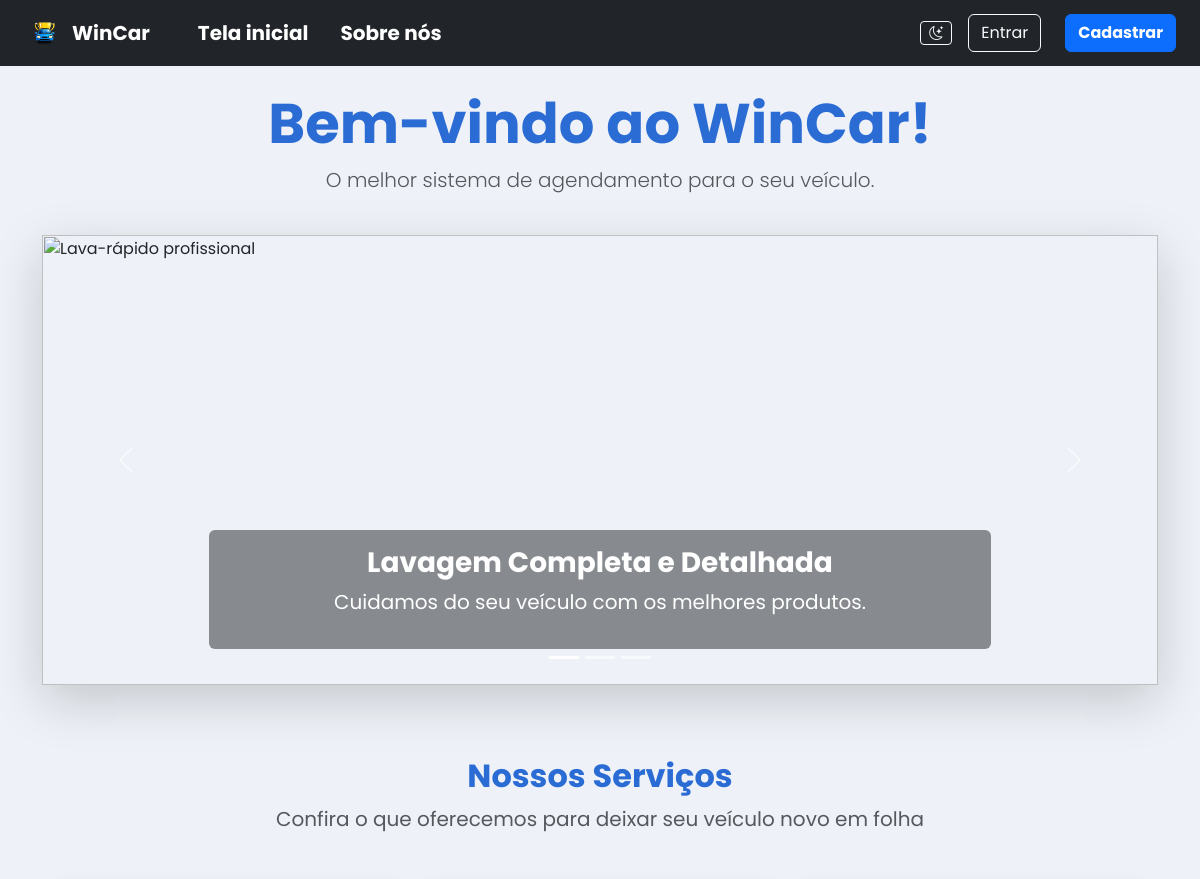
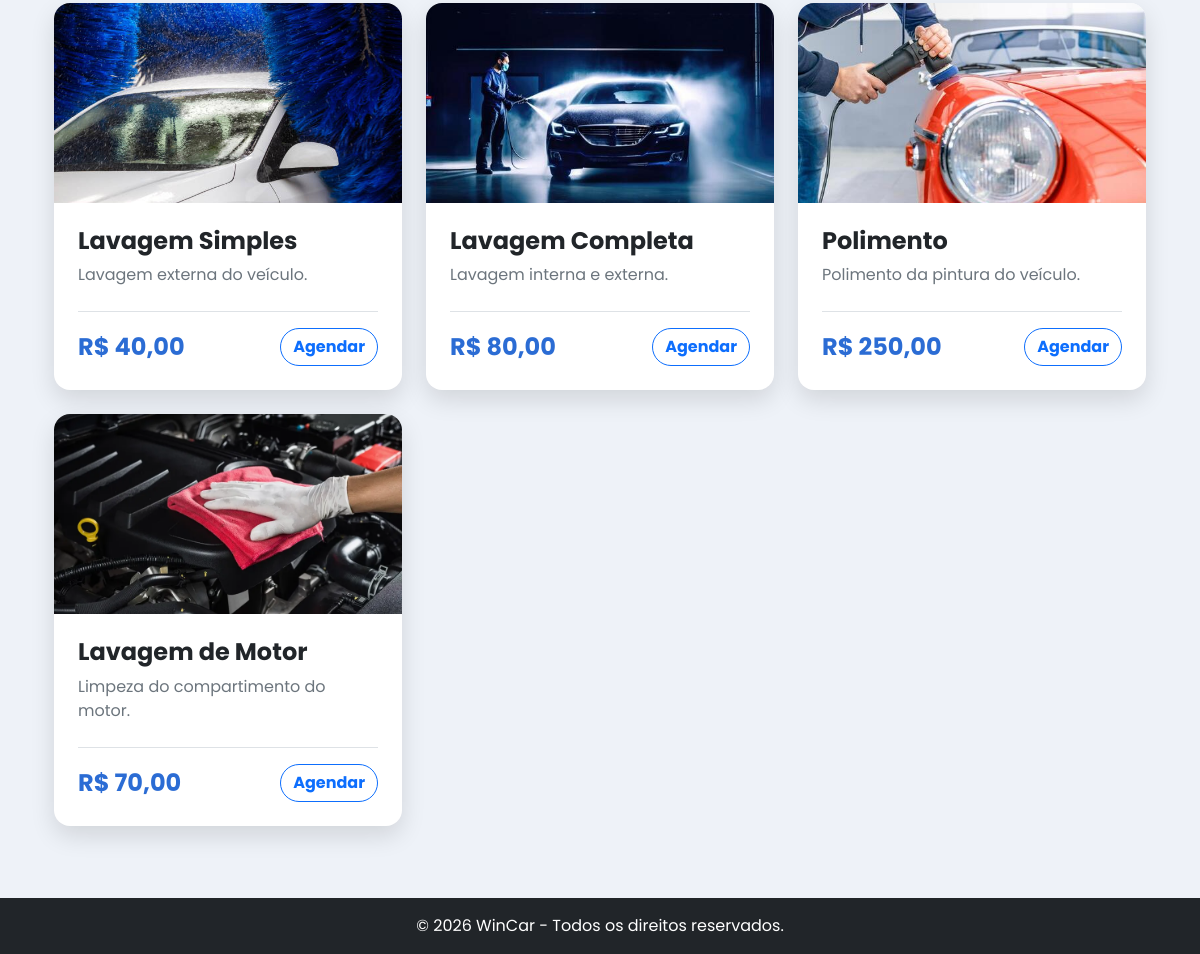
The page / on the database its author committed (2 pictures, top to bottom).
### tables this page shows
CREATE TABLE `servico` (
  `id_servico` int(11) NOT NULL,
  `nome` varchar(100) NOT NULL,
  `descricao` text DEFAULT NULL,
  `preco` varchar(30) NOT NULL,
  `duracao` int(11) NOT NULL,
  `imagem` varchar(255) DEFAULT NULL
);

### index.php (the view, shortened to what this page needs)
<?php
require_once 'config/conexao.php';
try {
    $stmt = $conexao->query("SELECT * FROM servico");
    $servicos = $stmt->fetchAll(PDO::FETCH_ASSOC);
} catch (PDOException $e) {
    $servicos = [];
}
include 'includes/header.php';
?>
<div class="text-center mb-4 container">
    <h1 class="display-4 fw-bold text-primary">Bem-vindo ao WinCar!</h1>
    <p class="lead text-muted">O melhor sistema de agendamento para o seu veículo.</p>
</div>
<div id="carrosselWinCar" class="carousel slide shadow-lg mb-4" data-bs-ride="carousel">
    <div class="carousel-indicators">
        <button type="button" data-bs-target="#carrosselWinCar" data-bs-slide-to="0" class="active"></button>
        <button type="button" data-bs-target="#carrosselWinCar" data-bs-slide-to="1"></button>
        <button type="button" data-bs-target="#carrosselWinCar" data-bs-slide-to="2"></button>
    </div>
    <div class="carousel-inner">
        <div class="carousel-item active">
            <img src="https://images.unsplash.com/photo-1520340356584-f9917d1eea6f?auto=format&fit=crop&w=1600&q=80" class="d-block w-100" alt="Lava-rápido profissional" style="height: 450px; object-fit: cover;">
            <div class="carousel-caption d-none d-md-block bg-dark bg-opacity-50 rounded p-3 mb-3">
                <h3 class="fw-bold">Lavagem Completa e Detalhada</h3>
                <p class="fs-5">Cuidamos do seu veículo com os melhores produtos.</p>
            </div>
        </div>
    </div>
    <button class="carousel-control-prev" type="button" data-bs-target="#carrosselWinCar" data-bs-slide="prev">
        <span class="carousel-control-prev-icon"></span>
    </button>
    <button class="carousel-control-next" type="button" data-bs-target="#carrosselWinCar" data-bs-slide="next">
        <span class="carousel-control-next-icon"></span>
    </button>
</div>
<section class="container my-5">
    <div class="text-center mb-5">
        <h2 class="fw-bold text-primary">Nossos Serviços</h2>
        <p class="text-muted fs-5">Confira o que oferecemos para deixar seu veículo novo em folha</p>
    </div>
    <div class="row g-4">
        <?php if (!empty($servicos)): ?>
            <?php foreach ($servicos as $servico): ?>
                <div class="col-12 col-md-4">
                    <div class="card h-100 shadow-sm border-0 rounded-4 overflow-hidden card-servico">
                        <img
                            src="assets/img/<?php echo !empty($servico['imagem']) ? $servico['imagem'] : 'servico-padrao.jpg'; ?>"
                            class="card-img-top img-fluid"
                            alt="<?php echo htmlspecialchars($servico['nome']); ?>"
                            style="height: 200px; object-fit: cover;">
                        <div class="card-body d-flex flex-column p-4">
                            <h4 class="card-title fw-bold text-dark mb-2">
                                <?php echo htmlspecialchars($servico['nome']); ?>
                            </h4>
                            <p class="card-text text-secondary mb-4 flex-grow-1">
                                <?php echo htmlspecialchars($servico['descricao'] ?? 'Serviço automotivo completo com a qualidade WinCar.'); ?>
                            </p>
                            <div class="d-flex justify-content-between align-items-center mt-auto pt-3 border-top">
                                <span class="fs-4 fw-bold text-primary">
                                    R$ <?php echo number_format($servico['preco'], 2, ',', '.'); ?>
                                </span>
                                <a href="agendar.php" class="btn btn-outline-primary rounded-pill fw-bold">
                                    Agendar
                                </a>
                            </div>
                        </div>
                    </div>
                </div>
            <?php endforeach; ?>
        <?php else: ?>
            <div class="col-12 text-center py-4">
                <p class="text-muted">Nenhum serviço cadastrado no momento.</p>
            </div>
        <?php endif; ?>
    </div>
</section>
<?php include 'includes/footer.php'; ?>

### assets/css/estilo.css (style rules this page uses)
:root { --bs-primary: #2b6cd4; --bs-primary-rgb: 43, 108, 212; }
:root { --bs-light: #eef2f8; --bs-light-rgb: 238, 242, 248; }
.card { border: none; box-shadow: 0 10px 25px rgba(0, 0, 0, 0.12) !important; }
body { font-family: 'Poppins', sans-serif; }
.carousel-caption, .carousel-caption h3, .carousel-caption p { color: #ffffff !important; }

### rows shown on the page
servico: imagem (picture), nome "Lavagem Simples", descricao "Lavagem externa do veículo.", preco "40,00"
servico: imagem (picture), nome "Lavagem Completa", descricao "Lavagem interna e externa.", preco "80,00"
servico: imagem (picture), nome "Polimento", descricao "Polimento da pintura do veículo.", preco "250,00"
servico: imagem (picture), nome "Lavagem de Motor", descricao "Limpeza do compartimento do motor.", preco "70,00"
